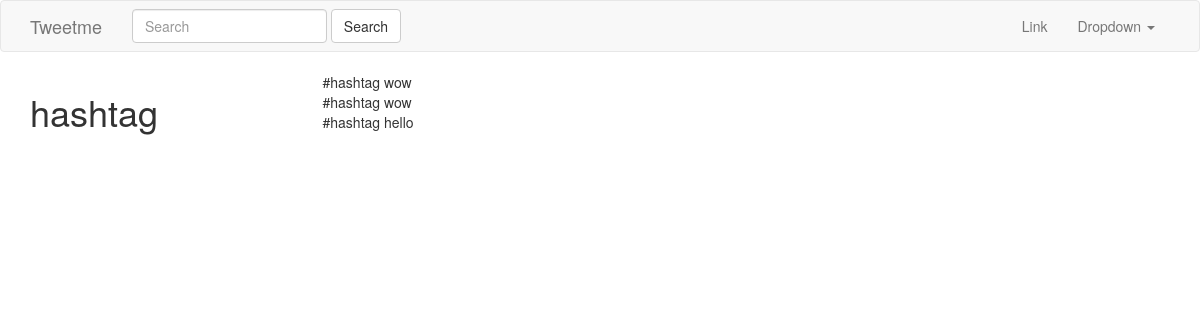
The app's page /tags/hashtag/, older data.
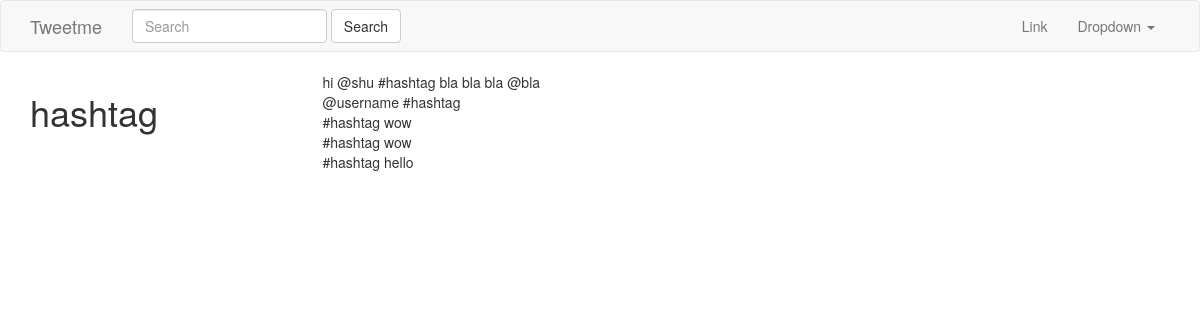
The same page, newer data.
### tweets/models.py (models this page shows, shortened)
class Tweet(models.Model):
    parent      = models.ForeignKey("self", blank=True, null=True)
    user        = models.ForeignKey(settings.AUTH_USER_MODEL)
    content     = models.CharField(max_length=140, validators=[validate_content])
    liked       = models.ManyToManyField(settings.AUTH_USER_MODEL, blank=True, related_name='liked')
    updated     = models.DateTimeField(auto_now=True)
    timestamp   = models.DateTimeField(auto_now_add=True)
    objects = TweetManager()
    class Meta:
        ordering = ['-timestamp']

### hashtags/views.py (the view)
# urls.py: url(r'^tags/(?P<hashtag>.*)/$', HashTagView.as_view(), name='hashtag'),
class HashTagView(View):
    def get(self, request, hashtag, *args, **kwargs):
        obj, created = HashTag.objects.get_or_create(tag=hashtag)
        return render(request, 'hashtags/tag_view.html', {"obj": obj})

### hashtags/models.py (called while the page is built)
    def get_tweets(self):
        return Tweet.objects.filter(content__icontains="#" + self.tag)

### hashtags/templates/hashtags/tag_view.html
{% extends "base.html" %}
{% block content %}
    <div class="row">
        <div class="col-sm-3 col-xs-12">
        <h1>{{ obj.tag }}</h1>
        </div>
        <div class="col-sm-9">
        {% for tweet in obj.get_tweets %}
        {{tweet.content}}<br/>
        {% endfor %}
</div>
</div>
{% endblock content %}

Row changes from the older to the newer data that the page shows:
added Tweet: content "hi @shu #hashtag bla bla bla @bla"
added Tweet: content "@username #hashtag"
